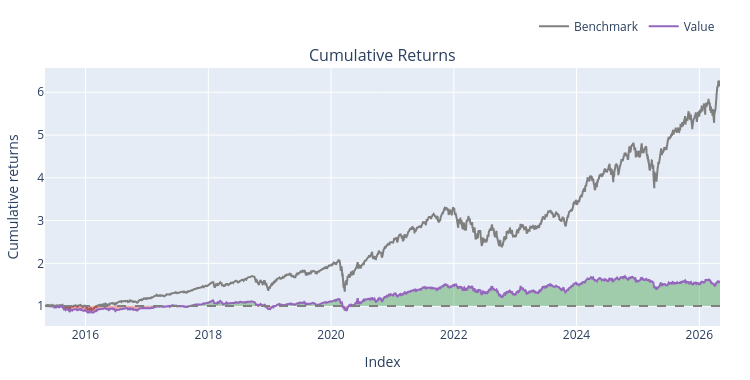

This figure's notebook cell:
### Markdown cell above
### Mixture of multiple strategies along with donchian channels

### Code cell
entries = ((close_df >= middle_df) & (macd_df >= signal_df) & (rsi_df >= 30) & (obv_df >= oma_df ) & (close_df >= donchian_middle_df)).shift(1).fillna(False).astype(bool)
exits = ((close_df < middle_df) | (macd_df < signal_df) | (rsi_df > 70) | (obv_df < oma_df) | (close_df < donchian_middle_df)).shift(1).fillna(False).astype(bool)



backtest1 = vbt.Portfolio.from_signals(
    close=close_df,
    open = open_df,
    high = high_df,
    low = low_df,
    entries=entries,
    exits=exits,
    init_cash=100_000.0,
    size=0.1,                         
    size_type='percent',
    cash_sharing=True,                 
    group_by=True,                     
    freq='1D',
    fees=0.001,
    sl_stop = 0.10,
       
)

print(backtest1.stats())
backtest1.plot().show()

### Figure 1 — Plotly figure (JSON) as saved in the notebook; plotly's stock layout.template omitted (floating-point values rounded to 4 significant figures; data arrays with more than 128 entries replaced by an {"elided": "..."} marker saying what was removed)
{"data": [{"legendgroup": "0", "line": {"color": "#7f7f7f"}, "name": "Benchmark", "showlegend": true, "type": "scatter", "uid": "463cdf7e-c240-466d-8499-820a9610bd5d", "x": {"elided": "2766 str values"}, "xaxis": "x", "y": {"elided": "2766 float values"}, "yaxis": "y"}, {"hoverinfo": "skip", "legendgroup": "1", "line": {"color": "rgba(0, 0, 0, 0)", "width": 0}, "opacity": 0, "showlegend": false, "type": "scatter", "uid": "3f83171a-5c52-4a41-ac20-a49bf4fc5d1a", "x": {"elided": "2766 str values"}, "xaxis": "x", "y": {"elided": "2766 int values"}, "yaxis": "y"}, {"connectgaps": false, "fill": "tonexty", "fillcolor": "rgba(0, 128, 0, 0.3)", "hoverinfo": "skip", "legendgroup": "1", "line": {"color": "rgba(0, 0, 0, 0)", "width": 0}, "opacity": 0, "showlegend": false, "type": "scatter", "uid": "a798f11d-c2db-40f6-82fa-bcdf4ad560fe", "x": {"elided": "2766 str values"}, "xaxis": "x", "y": {"elided": "2766 float values"}, "yaxis": "y"}, {"hoverinfo": "skip", "legendgroup": "1", "line": {"color": "rgba(0, 0, 0, 0)", "width": 0}, "opacity": 0, "showlegend": false, "type": "scatter", "uid": "aa63d995-de44-4bf0-943c-ad101b5fe28d", "x": {"elided": "2766 str values"}, "xaxis": "x", "y": {"elided": "2766 int values"}, "yaxis": "y"}, {"connectgaps": false, "fill": "tonexty", "fillcolor": "rgba(255, 0, 0, 0.3)", "hoverinfo": "skip", "legendgroup": "1", "line": {"color": "rgba(0, 0, 0, 0)", "width": 0}, "opacity": 0, "showlegend": false, "type": "scatter", "uid": "6229cb2b-a31e-4b81-ab9f-642495604169", "x": {"elided": "2766 str values"}, "xaxis": "x", "y": {"elided": "2766 float values"}, "yaxis": "y"}, {"legendgroup": "2", "line": {"color": "#9467bd"}, "name": "Value", "showlegend": true, "type": "scatter", "uid": "f3468c42-d4d0-4464-9363-7a10db508e05", "x": {"elided": "2766 str values"}, "xaxis": "x", "y": {"elided": "2766 float values"}, "yaxis": "y"}, {"hoverinfo": "skip", "legendgroup": "1", "line": {"color": "rgba(0, 0, 0, 0)", "width": 0}, "opacity": 0, "showlegend": false, "type": "scatter", "uid": "85483812-6148-4f44-a74b-0dd6dc767dea", "x": {"elided": "2766 str values"}, "xaxis": "x", "y": {"elided": "2766 int values"}, "yaxis": "y"}], "layout": {"annotations": [{"font": {"size": 16}, "showarrow": false, "text": "Cumulative Returns", "x": 0.5, "xanchor": "center", "xref": "paper", "y": 1, "yanchor": "bottom", "yref": "paper"}], "height": 380, "legend": {"orientation": "h", "traceorder": "normal", "x": 1, "xanchor": "right", "y": 1.105, "yanchor": "bottom"}, "margin": {"b": 30, "l": 30, "r": 30, "t": 30}, "shapes": [{"line": {"color": "gray", "dash": "dash"}, "type": "line", "x0": 0, "x1": 1, "xref": "paper", "y0": 1, "y1": 1, "yref": "y"}], "showlegend": true, "width": 750, "xaxis": {"anchor": "y", "domain": [0, 1], "title": {"text": "Index"}}, "yaxis": {"anchor": "x", "domain": [0, 1], "title": {"text": "Cumulative returns"}}}}
